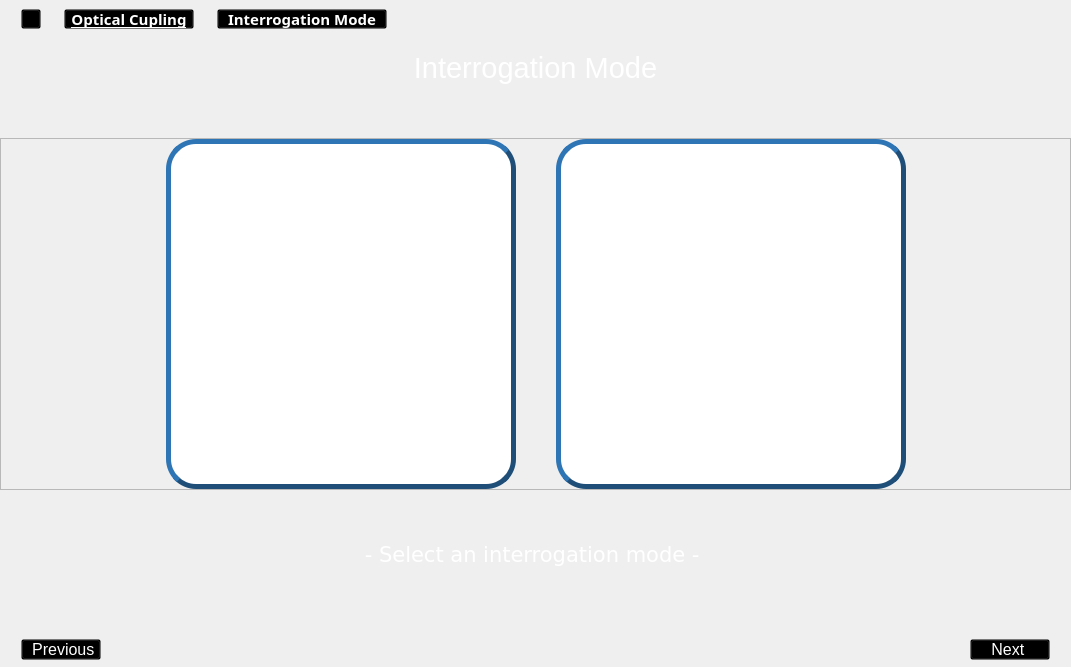
        <widget class="QWidget" name="interrogation_window">
         <layout class="QVBoxLayout" name="verticalLayout_20">
          <property name="spacing">
           <number>0</number>
          </property>
          <property name="leftMargin">
           <number>0</number>
          </property>
          <property name="topMargin">
           <number>0</number>
          </property>
          <property name="rightMargin">
           <number>0</number>
          </property>
          <property name="bottomMargin">
           <number>0</number>
          </property>
          <item>
           <widget class="QFrame" name="frame_hierarq_5">
            <property name="styleSheet">
             <string notr="true">background:transparent;</string>
            </property>
            <property name="frameShape">
             <enum>QFrame::StyledPanel</enum>
            </property>
            <property name="frameShadow">
             <enum>QFrame::Raised</enum>
            </property>
            <layout class="QHBoxLayout" name="horizontalLayout_27">
             <property name="spacing">
              <number>8</number>
             </property>
             <property name="leftMargin">
              <number>20</number>
             </property>
             <property name="topMargin">
              <number>8</number>
             </property>
             <property name="rightMargin">
              <number>8</number>
             </property>
             <property name="bottomMargin">
              <number>8</number>
             </property>
             <item>
              <widget class="QPushButton" name="btn_home_2">
               <property name="minimumSize">
                <size>
                 <width>20</width>
                 <height>20</height>
                </size>
               </property>
               <property name="maximumSize">
                <size>
                 <width>20</width>
                 <height>20</height>
                </size>
               </property>
               <property name="cursor">
                <cursorShape>PointingHandCursor</cursorShape>
               </property>
               <property name="text">
                <string/>
               </property>
               <property name="icon">
                <iconset resource="icons_.qrc">
                 <normaloff>:/icons/icons/casa.png</normaloff>:/icons/icons/casa.png</iconset>
               </property>
               <property name="iconSize">
                <size>
                 <width>20</width>
                 <height>20</height>
                </size>
               </property>
              </widget>
             </item>
             <item>
              <widget class="QLabel" name="label_8">
               <property name="maximumSize">
                <size>
                 <width>10</width>
                 <height>10</height>
                </size>
               </property>
               <property name="text">
                <string/>
               </property>
               <property name="pixmap">
                <pixmap resource="icons_.qrc">:/icons/icons/simbolo-de-setas-duplas-para-a-direita-para-avancar.png</pixmap>
               </property>
               <property name="scaledContents">
                <bool>true</bool>
               </property>
              </widget>
             </item>
             <item>
              <widget class="QPushButton" name="btn_coupling_2">
               <property name="sizePolicy">
                <sizepolicy hsizetype="Maximum" vsizetype="Fixed">
                 <horstretch>0</horstretch>
                 <verstretch>0</verstretch>
                </sizepolicy>
               </property>
               <property name="minimumSize">
                <size>
                 <width>130</width>
                 <height>20</height>
                </size>
               </property>
               <property name="maximumSize">
                <size>
                 <width>130</width>
                 <height>20</height>
                </size>
               </property>
               <property name="font">
                <font>
                 <family>Segoe UI Semibold</family>
                 <pointsize>11</pointsize>
                 <bold>true</bold>
                 <underline>true</underline>
                </font>
               </property>
               <property name="cursor">
                <cursorShape>PointingHandCursor</cursorShape>
               </property>
               <property name="styleSheet">
                <string notr="true">color: rgb(255, 255, 255);</string>
               </property>
               <property name="text">
                <string>Optical Cupling</string>
               </property>
               <property name="checked">
                <bool>false</bool>
               </property>
              </widget>
             </item>
             <item>
              <widget class="QLabel" name="label_19">
               <property name="maximumSize">
                <size>
                 <width>10</width>
                 <height>10</height>
                </size>
               </property>
               <property name="text">
                <string/>
               </property>
               <property name="pixmap">
                <pixmap resource="icons_.qrc">:/icons/icons/simbolo-de-setas-duplas-para-a-direita-para-avancar.png</pixmap>
               </property>
               <property name="scaledContents">
                <bool>true</bool>
               </property>
              </widget>
             </item>
             <item>
              <widget class="QPushButton" name="btn_interrogation">
               <property name="sizePolicy">
                <sizepolicy hsizetype="Maximum" vsizetype="Fixed">
                 <horstretch>0</horstretch>
                 <verstretch>0</verstretch>
                </sizepolicy>
               </property>
               <property name="minimumSize">
                <size>
                 <width>170</width>
                 <height>20</height>
                </size>
               </property>
               <property name="maximumSize">
                <size>
                 <width>170</width>
                 <height>20</height>
                </size>
               </property>
               <property name="font">
                <font>
                 <family>Segoe UI Semibold</family>
                 <pointsize>11</pointsize>
                 <bold>true</bold>
                 <underline>false</underline>
                </font>
               </property>
               <property name="cursor">
                <cursorShape>PointingHandCursor</cursorShape>
               </property>
               <property name="autoFillBackground">
                <bool>false</bool>
               </property>
               <property name="styleSheet">
                <string notr="true">color: rgb(255, 255, 255);</string>
               </property>
               <property name="text">
                <string>Interrogation Mode</string>
               </property>
               <property name="checkable">
                <bool>false</bool>
               </property>
               <property name="checked">
                <bool>false</bool>
               </property>
               <property name="autoDefault">
                <bool>false</bool>
               </property>
               <property name="default">
                <bool>false</bool>
               </property>
              </widget>
             </item>
             <item>
              <spacer name="horizontalSpacer_42">
               <property name="orientation">
                <enum>Qt::Horizontal</enum>
               </property>
               <property name="sizeHint" stdset="0">
                <size>
                 <width>675</width>
                 <height>15</height>
                </size>
               </property>
              </spacer>
             </item>
            </layout>
           </widget>
          </item>
          <item>
           <widget class="QLabel" name="label_interrogation">
            <property name="minimumSize">
             <size>
              <width>0</width>
              <height>60</height>
             </size>
            </property>
            <property name="font">
             <font>
              <pointsize>20</pointsize>
             </font>
            </property>
            <property name="text">
             <string>&lt;html&gt;&lt;head/&gt;&lt;body&gt;&lt;p align=&quot;center&quot;&gt;&lt;span style=&quot; font-size:22pt; color:#ffffff;&quot;&gt;Interrogation Mode&lt;/span&gt;&lt;/p&gt;&lt;/body&gt;&lt;/html&gt;</string>
            </property>
           </widget>
          </item>
          <item>
           <spacer name="verticalSpacer_19">
            <property name="orientation">
             <enum>Qt::Vertical</enum>
            </property>
            <property name="sizeType">
             <enum>QSizePolicy::Expanding</enum>
            </property>
            <property name="sizeHint" stdset="0">
             <size>
              <width>20</width>
              <height>40</height>
             </size>
            </property>
           </spacer>
          </item>
          <item>
           <widget class="QFrame" name="frame_AIM_WIM_2">
            <property name="minimumSize">
             <size>
              <width>680</width>
              <height>350</height>
             </size>
            </property>
            <property name="frameShape">
             <enum>QFrame::StyledPanel</enum>
            </property>
            <property name="frameShadow">
             <enum>QFrame::Raised</enum>
            </property>
            <layout class="QHBoxLayout" name="horizontalLayout_28">
             <property name="spacing">
              <number>0</number>
             </property>
             <property name="leftMargin">
              <number>0</number>
             </property>
             <property name="topMargin">
              <number>0</number>
             </property>
             <property name="rightMargin">
              <number>0</number>
             </property>
             <property name="bottomMargin">
              <number>0</number>
             </property>
             <item>
              <spacer name="horizontalSpacer_43">
               <property name="orientation">
                <enum>Qt::Horizontal</enum>
               </property>
               <property name="sizeHint" stdset="0">
                <size>
                 <width>40</width>
                 <height>20</height>
                </size>
               </property>
              </spacer>
             </item>
             <item>
              <widget class="QPushButton" name="aim_btn">
               <property name="sizePolicy">
                <sizepolicy hsizetype="Minimum" vsizetype="Preferred">
                 <horstretch>0</horstretch>
                 <verstretch>0</verstretch>
                </sizepolicy>
               </property>
               <property name="minimumSize">
                <size>
                 <width>350</width>
                 <height>350</height>
                </size>
               </property>
               <property name="maximumSize">
                <size>
                 <width>350</width>
                 <height>350</height>
                </size>
               </property>
               <property name="cursor">
                <cursorShape>PointingHandCursor</cursorShape>
               </property>
               <property name="styleSheet">
                <string notr="true">QPushButton{
background-color: rgb(255, 255, 255);
border-color: rgb(31, 78, 121);
border-radius: 30px;
border-style: outset;
border-width: 5px;}

QPushButton:hover{ border-color: rgb(255, 170, 0);}

QPushButton:checked{ border-color: rgb(0, 170, 0);}
</string>
               </property>
               <property name="text">
                <string/>
               </property>
               <property name="icon">
                <iconset resource="icons_.qrc">
                 <normaloff>:/icons/icons/aim.png</normaloff>:/icons/icons/aim.png</iconset>
               </property>
               <property name="iconSize">
                <size>
                 <width>330</width>
                 <height>330</height>
                </size>
               </property>
               <property name="checkable">
                <bool>true</bool>
               </property>
               <property name="autoExclusive">
                <bool>true</bool>
               </property>
              </widget>
             </item>
             <item>
              <spacer name="horizontalSpacer_44">
               <property name="orientation">
                <enum>Qt::Horizontal</enum>
               </property>
               <property name="sizeType">
                <enum>QSizePolicy::Preferred</enum>
               </property>
               <property name="sizeHint" stdset="0">
                <size>
                 <width>40</width>
                 <height>20</height>
                </size>
               </property>
              </spacer>
             </item>
             <item>
              <widget class="QPushButton" name="wim_btn">
               <property name="sizePolicy">
                <sizepolicy hsizetype="Minimum" vsizetype="Preferred">
                 <horstretch>0</horstretch>
                 <verstretch>0</verstretch>
                </sizepolicy>
               </property>
               <property name="minimumSize">
                <size>
                 <width>350</width>
                 <height>350</height>
                </size>
               </property>
               <property name="maximumSize">
                <size>
                 <width>350</width>
                 <height>350</height>
                </size>
               </property>
               <property name="cursor">
                <cursorShape>PointingHandCursor</cursorShape>
               </property>
               <property name="styleSheet">
                <string notr="true">QPushButton{
background-color: rgb(255, 255, 255);
border-color: rgb(31, 78, 121);
border-radius: 30px;
border-style: outset;
border-width: 5px;}

QPushButton:hover{ border-color: rgb(255, 170, 0);}

QPushButton:checked{ border-color: rgb(0, 170, 0);}
</string>
               </property>
               <property name="text">
                <string/>
               </property>
               <property name="icon">
                <iconset resource="icons_.qrc">
                 <normaloff>:/icons/icons/wim.png</normaloff>:/icons/icons/wim.png</iconset>
               </property>
               <property name="iconSize">
                <size>
                 <width>330</width>
                 <height>330</height>
                </size>
               </property>
               <property name="checkable">
                <bool>true</bool>
               </property>
               <property name="autoExclusive">
                <bool>true</bool>
               </property>
              </widget>
             </item>
             <item>
              <spacer name="horizontalSpacer_45">
               <property name="orientation">
                <enum>Qt::Horizontal</enum>
               </property>
               <property name="sizeHint" stdset="0">
                <size>
                 <width>40</width>
                 <height>20</height>
                </size>
               </property>
              </spacer>
             </item>
            </layout>
           </widget>
          </item>
          <item>
           <spacer name="verticalSpacer_20">
            <property name="orientation">
             <enum>Qt::Vertical</enum>
            </property>
            <property name="sizeHint" stdset="0">
             <size>
              <width>20</width>
              <height>40</height>
             </size>
            </property>
           </spacer>
          </item>
          <item>
           <widget class="QLabel" name="warning_inter">
            <property name="sizePolicy">
             <sizepolicy hsizetype="Preferred" vsizetype="Minimum">
              <horstretch>0</horstretch>
              <verstretch>0</verstretch>
             </sizepolicy>
            </property>
            <property name="minimumSize">
             <size>
              <width>50</width>
              <height>50</height>
             </size>
            </property>
            <property name="font">
             <font>
              <pointsize>16</pointsize>
             </font>
            </property>
            <property name="text">
             <string>&lt;html&gt;&lt;head/&gt;&lt;body&gt;&lt;pre align=&quot;center&quot; style=&quot; margin-top:12px; margin-bottom:12px; margin-left:0px; margin-right:0px; -qt-block-indent:0; text-indent:0px;&quot;&gt;&lt;a name=&quot;tw-target-text-container&quot;/&gt;&lt;span style=&quot; font-family:'monospace'; color:#ffffff;&quot;&gt;-&lt;/span&gt;&lt;span style=&quot; font-family:'monospace'; color:#ffffff;&quot;&gt; Select an interrogation mode - &lt;/span&gt;&lt;/pre&gt;&lt;/body&gt;&lt;/html&gt;</string>
            </property>
           </widget>
          </item>
          <item>
           <spacer name="verticalSpacer_21">
            <property name="orientation">
             <enum>Qt::Vertical</enum>
            </property>
            <property name="sizeHint" stdset="0">
             <size>
              <width>20</width>
              <height>52</height>
             </size>
            </property>
           </spacer>
          </item>
          <item>
           <widget class="QFrame" name="frame_next_previous_5">
            <property name="sizePolicy">
             <sizepolicy hsizetype="Preferred" vsizetype="Fixed">
              <horstretch>0</horstretch>
              <verstretch>0</verstretch>
             </sizepolicy>
            </property>
            <property name="maximumSize">
             <size>
              <width>16777215</width>
              <height>35</height>
             </size>
            </property>
            <property name="styleSheet">
             <string notr="true">background: transparent;</string>
            </property>
            <property name="frameShape">
             <enum>QFrame::StyledPanel</enum>
            </property>
            <property name="frameShadow">
             <enum>QFrame::Raised</enum>
            </property>
            <layout class="QHBoxLayout" name="horizontalLayout_29">
             <property name="spacing">
              <number>5</number>
             </property>
             <property name="leftMargin">
              <number>20</number>
             </property>
             <property name="topMargin">
              <number>6</number>
             </property>
             <property name="rightMargin">
              <number>20</number>
             </property>
             <property name="bottomMargin">
              <number>6</number>
             </property>
             <item>
              <widget class="QPushButton" name="prev_btn_inter">
               <property name="font">
                <font>
                 <pointsize>12</pointsize>
                </font>
               </property>
               <property name="cursor">
                <cursorShape>PointingHandCursor</cursorShape>
               </property>
               <property name="styleSheet">
                <string notr="true">color: rgb(255, 255, 255);</string>
               </property>
               <property name="text">
                <string> Previous</string>
               </property>
               <property name="icon">
                <iconset resource="icons_.qrc">
                 <normaloff>:/icons/icons/simbolo-de-setas-duplas-para-a-esquerda.png</normaloff>:/icons/icons/simbolo-de-setas-duplas-para-a-esquerda.png</iconset>
               </property>
               <property name="iconSize">
                <size>
                 <width>25</width>
                 <height>25</height>
                </size>
               </property>
              </widget>
             </item>
             <item>
              <spacer name="horizontalSpacer_46">
               <property name="orientation">
                <enum>Qt::Horizontal</enum>
               </property>
               <property name="sizeType">
                <enum>QSizePolicy::Expanding</enum>
               </property>
               <property name="sizeHint" stdset="0">
                <size>
                 <width>100</width>
                 <height>20</height>
                </size>
               </property>
              </spacer>
             </item>
             <item>
              <widget class="QPushButton" name="next_btn_inter">
               <property name="enabled">
                <bool>true</bool>
               </property>
               <property name="font">
                <font>
                 <pointsize>12</pointsize>
                </font>
               </property>
               <property name="cursor">
                <cursorShape>PointingHandCursor</cursorShape>
               </property>
               <property name="layoutDirection">
                <enum>Qt::RightToLeft</enum>
               </property>
               <property name="styleSheet">
                <string notr="true">color: rgb(255, 255, 255);</string>
               </property>
               <property name="text">
                <string>Next </string>
               </property>
               <property name="icon">
                <iconset resource="icons_.qrc">
                 <normaloff>:/icons/icons/simbolo-de-setas-duplas-para-a-direita-para-avancar.png</normaloff>:/icons/icons/simbolo-de-setas-duplas-para-a-direita-para-avancar.png</iconset>
               </property>
               <property name="iconSize">
                <size>
                 <width>25</width>
                 <height>25</height>
                </size>
               </property>
               <property name="checkable">
                <bool>false</bool>
               </property>
               <property name="checked">
                <bool>false</bool>
               </property>
              </widget>
             </item>
            </layout>
           </widget>
          </item>
         </layout>
        </widget>
